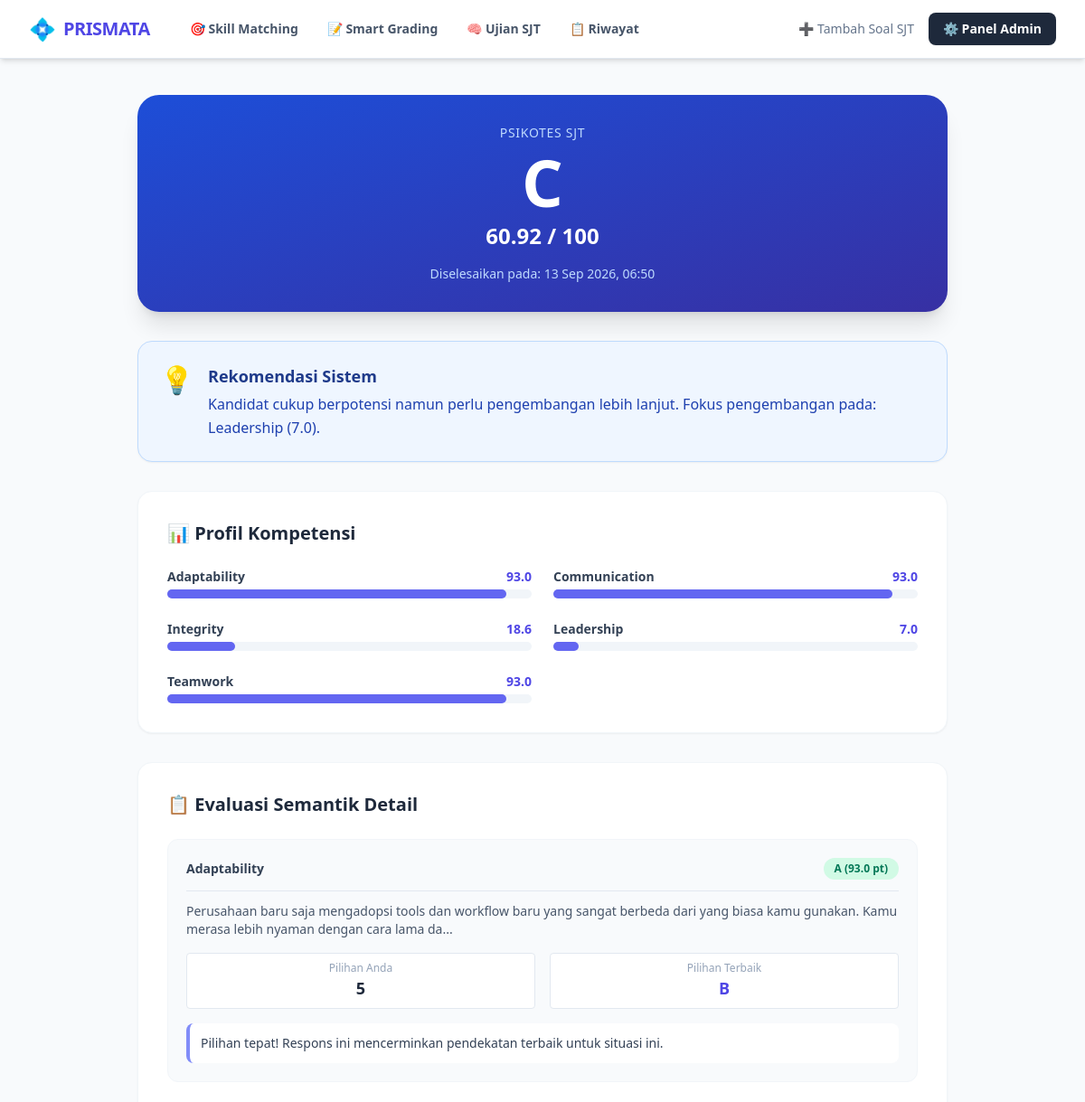
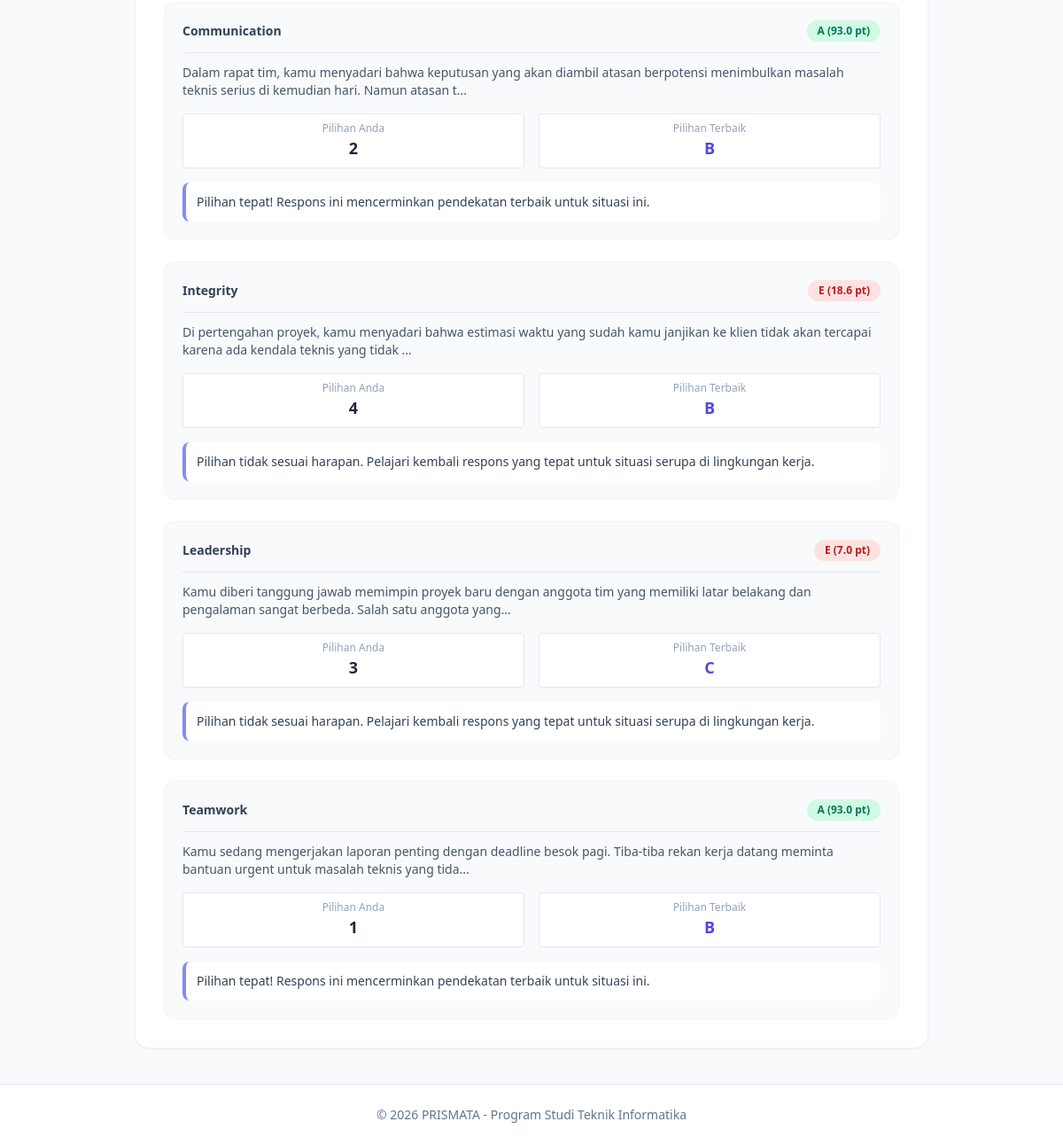
/matching/sjt/hasil/1/, run on the app's committed database (2 pictures, top to bottom).
### matching/models.py (models this page shows, shortened)
class HasilSJT(models.Model):
    GRADE_CHOICES = [
        ('A', 'A — Sangat Baik (85–100)'),
        ('B', 'B — Baik (70–84)'),
        ('C', 'C — Cukup (55–69)'),
        ('D', 'D — Kurang (40–54)'),
        ('E', 'E — Sangat Kurang (< 40)'),
    ]
    pelamar         = models.ForeignKey(
                          'auth.User',
                          on_delete=models.CASCADE,
                          null=True, blank=True,
                          related_name='hasil_sjt',
                      )
    nama_sesi       = models.CharField(
                          max_length=200,
                          default='Psikotes SJT',
                          help_text='Nama sesi tes, misal: Psikotes SJT Batch 1'
                      )
    jawaban_json    = models.TextField(help_text='Jawaban pelamar dalam JSON')
    skor_total      = models.FloatField()
    grade_total     = models.CharField(max_length=5, choices=GRADE_CHOICES)
    profil_json     = models.TextField(blank=True, default='{}')
    rekomendasi     = models.TextField(blank=True)
    detail_json     = models.TextField(blank=True, default='[]')
    dibuat_pada     = models.DateTimeField(auto_now_add=True)
    class Meta:
        ordering = ['-dibuat_pada']
        verbose_name = 'Hasil SJT'
        verbose_name_plural = 'Hasil SJT'
    @property
    def profil_kompetensi(self) -> dict:
        try:
            return _json.loads(self.profil_json)
        except Exception:
            return {}
    @property
    def detail_per_soal(self) -> list:
        try:
            return _json.loads(self.detail_json)
        except Exception:
            return []

### matching/views.py (the view)
# urls.py: path('sjt/hasil/<int:pk>/', views.sjt_hasil_view,     name='sjt_hasil'),
def sjt_hasil_view(request, pk):
    from django.shortcuts import get_object_or_404
    obj = get_object_or_404(HasilSJT, pk=pk)
    context = {
        'obj':       obj,
        'profil':    obj.profil_kompetensi,
        'detail':    obj.detail_per_soal,
        'page_title': f'Hasil SJT — {obj.nama_sesi}',
    }
    return render(request, 'matching/sjt_hasil.html', context)

### matching/templates/matching/sjt_hasil.html (shortened to what this page needs)
{% extends 'matching/base.html' %}
{% block content %}
<div class="max-w-4xl mx-auto space-y-8">
    <div class="bg-gradient-to-br from-blue-700 to-indigo-800 rounded-3xl p-8 text-white shadow-xl text-center relative overflow-hidden">
        <div class="relative z-10">
            <p class="text-blue-200 font-medium tracking-wider uppercase text-sm mb-2">{{ obj.nama_sesi }}</p>
            <div class="text-7xl font-black mb-2">{{ obj.grade_total }}</div>
            <div class="text-2xl font-bold mb-4">{{ obj.skor_total }} / 100</div>
            <p class="text-sm text-blue-200">Diselesaikan pada: {{ obj.dibuat_pada|date:"d M Y, H:i" }}</p>
        </div>
    </div>
    <div class="bg-blue-50 border border-blue-200 rounded-2xl p-6 shadow-sm">
        <div class="flex items-start gap-4">
            <div class="text-3xl">💡</div>
            <div>
                <h2 class="text-lg font-bold text-blue-900 mb-1">Rekomendasi Sistem</h2>
                <p class="text-blue-800 leading-relaxed">{{ obj.rekomendasi }}</p>
            </div>
        </div>
    </div>
    {% if profil %}
    <div class="bg-white rounded-2xl shadow-sm border border-slate-100 p-8">
        <h2 class="text-xl font-bold text-slate-800 mb-6">📊 Profil Kompetensi</h2>
        <div class="grid grid-cols-1 md:grid-cols-2 gap-6">
            {% for kompetensi, skor in profil.items %}
            <div>
                <div class="flex justify-between text-sm font-bold text-slate-700 mb-1">
                    <span>{{ kompetensi }}</span>
                    <span class="text-indigo-600">{{ skor }}</span>
                </div>
                <div class="w-full bg-slate-100 rounded-full h-2.5">
                    <div class="bg-indigo-500 h-2.5 rounded-full" style="width: {{ skor }}%"></div>
                </div>
            </div>
            {% endfor %}
        </div>
    </div>
    {% endif %}
    <div class="bg-white rounded-2xl shadow-sm border border-slate-100 p-8">
        <h2 class="text-xl font-bold text-slate-800 mb-6">📋 Evaluasi Semantik Detail</h2>
        <div class="space-y-6">
            {% for item in detail %}
            <div class="border border-slate-100 rounded-xl p-5 bg-slate-50">
                <div class="flex justify-between items-center mb-3 border-b border-slate-200 pb-3">
                    <span class="font-bold text-slate-700 text-sm">{{ item.kompetensi }}</span>
                    <span class="px-3 py-1 rounded-full text-xs font-bold
                        {% if item.grade == 'A' %} bg-emerald-100 text-emerald-700
                        {% elif item.grade == 'B' %} bg-blue-100 text-blue-700
                        {% elif item.grade == 'C' %} bg-amber-100 text-amber-700
                        {% else %} bg-red-100 text-red-700 {% endif %}">
                        {{ item.grade }} ({{ item.skor }} pt)
                    </span>
                </div>
                <p class="text-sm text-slate-600 mb-4">{{ item.skenario }}</p>
                <div class="grid grid-cols-2 gap-4 mb-4 text-xs">
                    <div class="bg-white p-2 rounded border border-slate-200 text-center">
                        <span class="block text-slate-400">Pilihan Anda</span>
                        <strong class="text-slate-800 text-lg">{{ item.soal_id }}</strong>
                    </div>
                    <div class="bg-white p-2 rounded border border-slate-200 text-center">
                        <span class="block text-slate-400">Pilihan Terbaik</span>
                        <strong class="text-indigo-600 text-lg">{{ item.pilihan_terbaik }}</strong>
                    </div>
                </div>
                <div class="text-sm text-slate-700 bg-white p-3 rounded-lg border-l-4 border-indigo-400">
                    {{ item.feedback }}
                </div>
            </div>
            {% endfor %}
        </div>
    </div>
</div>
{% endblock %}

### data on the page
HasilSJT: nama_sesi "PSIKOTES SJT", grade_total "C", skor_total "60.92", dibuat_pada "13 Sep 2026, 06:50", rekomendasi "Kandidat cukup berpotensi namun perlu pengembangan lebih lanjut. Fokus pengembangan pada: Leadership (7.0)."

### other printed values
{{ kompetensi }} "Adaptability" "Communication" "Integrity" "Leadership" "Teamwork"
{{ skor }} "93.0" "93.0" "18.6" "7.0" "93.0"
{{ item.kompetensi }} "Adaptability" "Communication" "Integrity" "Leadership" "Teamwork"
{{ item.grade }} "A" "A" "E" "E" "A"
{{ item.skor }} "93.0" "93.0" "18.6" "7.0" "93.0"
{{ item.skenario }} "Perusahaan baru saja mengadopsi tools dan workflow baru yang sangat berbeda dari yang biasa kamu gunakan. Kamu merasa lebih nyaman dengan cara lama da..." "Dalam rapat tim, kamu menyadari bahwa keputusan yang akan diambil atasan berpotensi menimbulkan masalah teknis serius di kemudian hari. Namun atasan t..." "Di pertengahan proyek, kamu menyadari bahwa estimasi waktu yang sudah kamu janjikan ke klien tidak akan tercapai karena ada kendala teknis yang tidak ..." "Kamu diberi tanggung jawab memimpin proyek baru dengan anggota tim yang memiliki latar belakang dan pengalaman sangat berbeda. Salah satu anggota yang..." "Kamu sedang mengerjakan laporan penting dengan deadline besok pagi. Tiba-tiba rekan kerja datang meminta bantuan urgent untuk masalah teknis yang tida..."
{{ item.soal_id }} "5" "2" "4" "3" "1"
{{ item.pilihan_terbaik }} "B" "B" "B" "C" "B"
{{ item.feedback }} "Pilihan tepat! Respons ini mencerminkan pendekatan terbaik untuk situasi ini." "Pilihan tepat! Respons ini mencerminkan pendekatan terbaik untuk situasi ini." "Pilihan tidak sesuai harapan. Pelajari kembali respons yang tepat untuk situasi serupa di lingkungan kerja." "Pilihan tidak sesuai harapan. Pelajari kembali respons yang tepat untuk situasi serupa di lingkungan kerja." "Pilihan tepat! Respons ini mencerminkan pendekatan terbaik untuk situasi ini."
